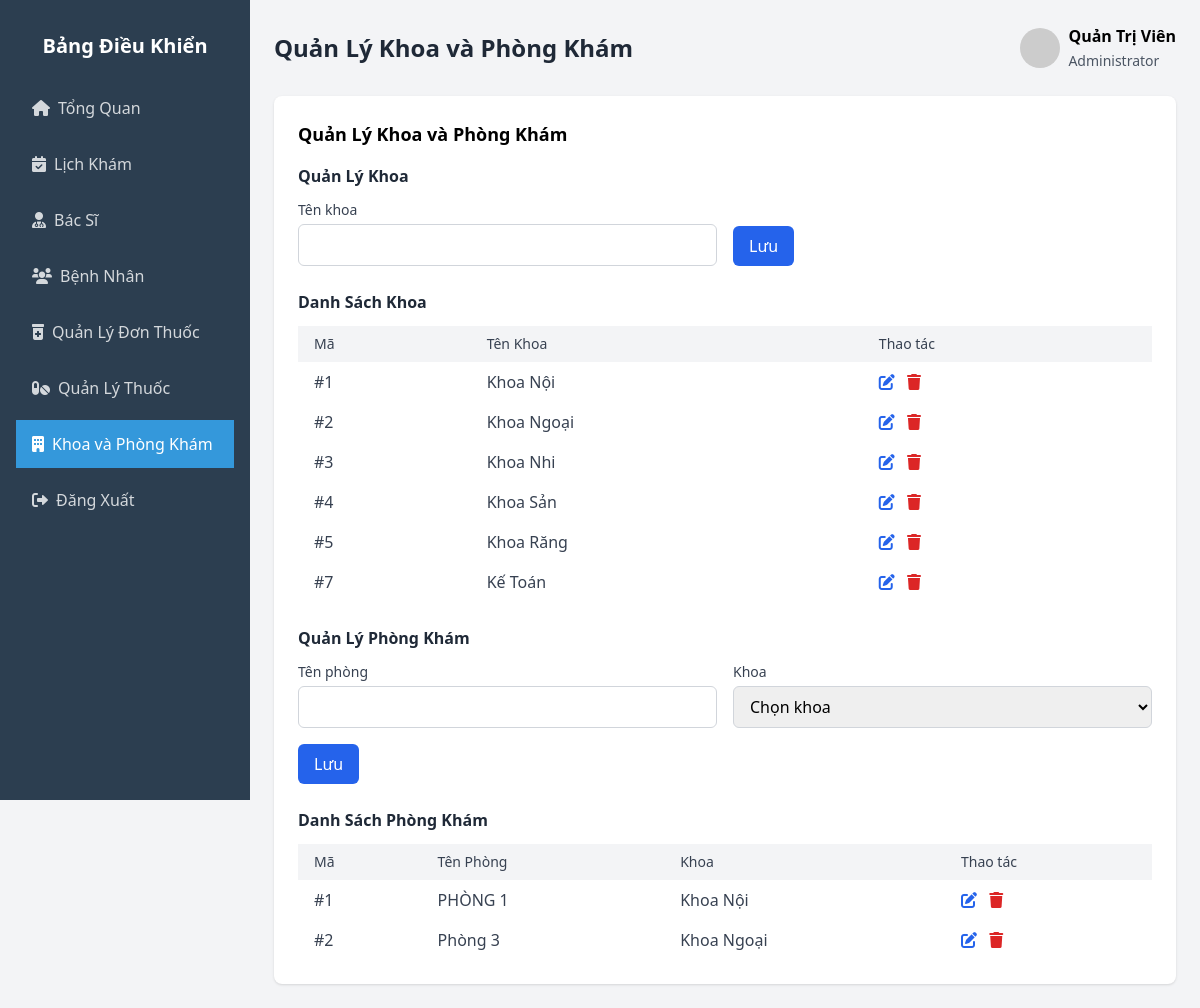
Page /admin/admin.php?page=manage_departments_rooms (signed in) on the committed database.
### tables this page shows
CREATE TABLE `departments` (
  `department_id` int(11) NOT NULL,
  `department_name` varchar(100) NOT NULL
);

CREATE TABLE `rooms` (
  `room_id` int(11) NOT NULL,
  `room_name` varchar(50) NOT NULL,
  `department_id` int(11) DEFAULT NULL
);

### admin/manage_departments_rooms.php (the view, shortened to what this page needs)
<?php
if (session_status() == PHP_SESSION_NONE) {
    session_start();
}require_once '../db.php';
try {
    $conn = new PDO("mysql:host=localhost;dbname=benhviensql", "root", "", [PDO::ATTR_ERRMODE => PDO::ERRMODE_EXCEPTION, PDO::MYSQL_ATTR_INIT_COMMAND => "SET NAMES utf8mb4"]);
} catch(PDOException $e) {
    http_response_code(500);
    echo json_encode(['error' => "Lỗi kết nối: " . $e->getMessage()]);
    exit();
}
try {
    $departments = $conn->query("SELECT * FROM departments")->fetchAll(PDO::FETCH_ASSOC);
    $rooms = $conn->query("SELECT r.*, d.department_name FROM rooms r LEFT JOIN departments d ON r.department_id = d.department_id")->fetchAll(PDO::FETCH_ASSOC);
} catch(PDOException $e) {
    $error_message = "Lỗi khi lấy dữ liệu: " . $e->getMessage();
}
?>
<div class="bg-white rounded-lg shadow p-6">
    <h3 class="text-lg font-bold mb-4">Quản Lý Khoa và Phòng Khám</h3>
    <div class="mb-6">
        <h4 class="text-base font-semibold mb-3 text-gray-800">Quản Lý Khoa</h4>
        <form id="departmentForm" class="grid grid-cols-1 md:grid-cols-2 gap-4">
            <div>
                <label for="department_name" class="block text-sm font-medium text-gray-700">Tên khoa</label>
                <input type="text" name="department_name" id="department_name" class="mt-1 block w-full px-3 py-2 border border-gray-300 rounded-md focus:outline-none focus:ring-2 focus:ring-blue-500" required>
            </div>
            <div class="flex items-end">
                <button type="submit" class="bg-blue-600 text-white px-4 py-2 rounded-md hover:bg-blue-700 transition">Lưu</button>
            </div>
        </form>
    </div>
    <div class="mb-6">
        <h4 class="text-base font-semibold mb-3 text-gray-800">Danh Sách Khoa</h4>
        <div class="overflow-x-auto">
            <table class="w-full">
                <thead class="bg-gray-100">
                    <tr>
                        <th class="px-4 py-2 text-left text-sm font-medium text-gray-700">Mã</th>
                        <th class="px-4 py-2 text-left text-sm font-medium text-gray-700">Tên Khoa</th>
                        <th class="px-4 py-2 text-left text-sm font-medium text-gray-700">Thao tác</th>
                    </tr>
                </thead>
                <tbody id="departmentTable">
                    <?php if (empty($departments)): ?>
                        <tr>
                            <td colspan="3" class="text-center py-4 text-gray-600">Không có khoa nào</td>
                        </tr>
                    <?php else: ?>
                        <?php foreach ($departments as $department): ?>
                            <tr id="department-<?php echo htmlspecialchars($department['department_id']); ?>">
                                <td class="px-4 py-2 text-gray-700">#<?php echo htmlspecialchars($department['department_id']); ?></td>
                                <td class="px-4 py-2 text-gray-700"><?php echo htmlspecialchars($department['department_name']); ?></td>
                                <td class="px-4 py-2">
                                    <button class="text-blue-600 hover:text-blue-800 mr-2 edit-department-btn" data-id="<?php echo htmlspecialchars($department['department_id']); ?>" data-name="<?php echo htmlspecialchars($department['department_name']); ?>">
                                        <i class="fas fa-edit"></i>
                                    </button>
                                    <button class="text-red-600 hover:text-red-800 delete-department-btn" data-id="<?php echo htmlspecialchars($department['department_id']); ?>" data-name="<?php echo htmlspecialchars($department['department_name']); ?>">
                                        <i class="fas fa-trash"></i>
                                    </button>
                                </td>
                            </tr>
                        <?php endforeach; ?>
                    <?php endif; ?>
                </tbody>
            </table>
        </div>
    </div>
    <div class="mb-6">
        <h4 class="text-base font-semibold mb-3 text-gray-800">Quản Lý Phòng Khám</h4>
        <form id="roomForm" class="grid grid-cols-1 md:grid-cols-2 gap-4">
            <div>
                <label for="room_name" class="block text-sm font-medium text-gray-700">Tên phòng</label>
                <input type="text" name="room_name" id="room_name" class="mt-1 block w-full px-3 py-2 border border-gray-300 rounded-md focus:outline-none focus:ring-2 focus:ring-blue-500" required>
            </div>
            <div>
                <label for="room_department_id" class="block text-sm font-medium text-gray-700">Khoa</label>
                <select name="department_id" id="room_department_id" class="mt-1 block w-full px-3 py-2 border border-gray-300 rounded-md focus:outline-none focus:ring-2 focus:ring-blue-500" required>
                    <option value="">Chọn khoa</option>
                </select>
            </div>
            <div class="flex items-end">
                <button type="submit" class="bg-blue-600 text-white px-4 py-2 rounded-md hover:bg-blue-700 transition">Lưu</button>
            </div>
        </form>
    </div>
    <div>
        <h4 class="text-base font-semibold mb-3 text-gray-800">Danh Sách Phòng Khám</h4>
        <div class="overflow-x-auto">
            <table class="w-full">
                <thead class="bg-gray-100">
                    <tr>
                        <th class="px-4 py-2 text-left text-sm font-medium text-gray-700">Mã</th>
                        <th class="px-4 py-2 text-left text-sm font-medium text-gray-700">Tên Phòng</th>
                        <th class="px-4 py-2 text-left text-sm font-medium text-gray-700">Khoa</th>
                        <th class="px-4 py-2 text-left text-sm font-medium text-gray-700">Thao tác</th>
                    </tr>
                </thead>
                <tbody id="roomTable">
                    <?php if (empty($rooms)): ?>
                        <tr>
                            <td colspan="4" class="text-center py-4 text-gray-600">Không có phòng nào</td>
                        </tr>
                    <?php else: ?>
                        <?php foreach ($rooms as $room): ?>
                            <tr id="room-<?php echo htmlspecialchars($room['room_id']); ?>">
                                <td class="px-4 py-2 text-gray-700">#<?php echo htmlspecialchars($room['room_id']); ?></td>
                                <td class="px-4 py-2 text-gray-700"><?php echo htmlspecialchars($room['room_name']); ?></td>
                                <td class="px-4 py-2 text-gray-700"><?php echo htmlspecialchars($room['department_name'] ?? 'N/A'); ?></td>
                                <td class="px-4 py-2">
                                    <button class="text-blue-600 hover:text-blue-800 mr-2 edit-room-btn" data-id="<?php echo htmlspecialchars($room['room_id']); ?>" data-name="<?php echo htmlspecialchars($room['room_name']); ?>">
                                        <i class="fas fa-edit"></i>
                                    </button>
                                    <button class="text-red-600 hover:text-red-800 delete-room-btn" data-id="<?php echo htmlspecialchars($room['room_id']); ?>" data-name="<?php echo htmlspecialchars($room['room_name']); ?>">
                                        <i class="fas fa-trash"></i>
                                    </button>
                                </td>
                            </tr>
                        <?php endforeach; ?>
                    <?php endif; ?>
                </tbody>
            </table>
        </div>
    </div>
</div>

### admin/admin.php (shortened to what this page needs)
<?php
require_once '../db.php';
$page = $_GET['page'] ?? 'overview';
try {
    $stmt = $conn->prepare("SELECT full_name, email FROM admins WHERE admin_id = :admin_id");
    $stmt->execute(['admin_id' => $_SESSION['admin_id']]);
    $admin = $stmt->fetch(PDO::FETCH_ASSOC);
    $admin_name = $admin['full_name'] ?? 'Quản Trị Viên';
} catch (PDOException $e) {
    die("Lỗi khi lấy dữ liệu: " . $e->getMessage());
}
?>
<!DOCTYPE html>
<html lang="vi">
<head>
    <script src="https://cdn.tailwindcss.com"></script>
    <link rel="stylesheet" href="https://cdnjs.cloudflare.com/ajax/libs/font-awesome/6.0.0/css/all.min.css">
</head>
<body class="bg-gray-100">
    <div class="sidebar">
        <div class="p-4">
            <h4 class="text-center text-xl font-bold mb-6">Bảng Điều Khiển</h4>
            <ul class="space-y-2">
                <li>
                    <a href="admin.php?page=overview" class="nav-link <?php echo $page === 'overview' ? 'active' : ''; ?>">
                        <i class="fas fa-home mr-2"></i> Tổng Quan
                    </a>
                </li>
                <li>
                    <a href="admin.php?page=appointments" class="nav-link <?php echo $page === 'appointments' ? 'active' : ''; ?>">
                        <i class="fas fa-calendar-check mr-2"></i> Lịch Khám
                    </a>
                </li>
                <li>
                    <a href="admin.php?page=doctors" class="nav-link <?php echo $page === 'doctors' ? 'active' : ''; ?>">
                        <i class="fas fa-user-md mr-2"></i> Bác Sĩ
                    </a>
                </li>
                <li>
                    <a href="admin.php?page=patients" class="nav-link <?php echo $page === 'patients' ? 'active' : ''; ?>">
                        <i class="fas fa-users mr-2"></i> Bệnh Nhân
                    </a>
                </li>
                <li>
                    <a href="admin.php?page=prescriptions" class="nav-link <?php echo $page === 'prescriptions' ? 'active' : ''; ?>">
                        <i class="fas fa-prescription-bottle-alt mr-2"></i> Quản Lý Đơn Thuốc
                    </a>
                </li>
                <li>
                    <a href="admin.php?page=medications" class="nav-link <?php echo $page === 'medications' ? 'active' : ''; ?>">
                        <i class="fas fa-pills mr-2"></i> Quản Lý Thuốc
                    </a>
                </li>
                <li>
                    <a href="admin.php?page=manage_departments_rooms" class="nav-link <?php echo $page === 'manage_departments_rooms' ? 'active' : ''; ?>">
                        <i class="fas fa-building mr-2"></i> Khoa và Phòng Khám
                    </a>
                </li>
                <li>
                    <a href="../logout.php" class="nav-link">
                        <i class="fas fa-sign-out-alt mr-2"></i> Đăng Xuất
                    </a>
                </li>
            </ul>
        </div>
    </div>
    <div class="main-content">
        <div class="flex justify-between items-center mb-6">
            <h2 class="text-2xl font-bold text-gray-800">
                <?php
                if ($page === 'overview') {
                    echo 'Tổng Quan';
                } elseif ($page === 'appointments') {
                    echo 'Lịch Khám';
                } elseif ($page === 'doctors') {
                    echo 'Quản Lý Bác Sĩ';
                } elseif ($page === 'patients') {
                    echo 'Quản Lý Bệnh Nhân';
                } elseif ($page === 'prescriptions') {
                    echo 'Quản Lý Đơn Thuốc';
                } elseif ($page === 'medications') {
                    echo 'Quản Lý Thuốc';
                } elseif ($page === 'manage_departments_rooms') {
                    echo 'Quản Lý Khoa và Phòng Khám';
                } else {
                    echo 'Tổng Quan';
                }
                ?>
            </h2>
            <div class="flex items-center space-x-4">
                <div class="flex items-center">
                    <img src="https://ui-avatars.com/api/?name=<?php echo urlencode($admin_name); ?>&background=3498db&color=fff"
                         alt="Admin Avatar"
                         class="w-10 h-10 rounded-full object-cover mr-2">
                    <div>
                        <span class="block font-bold"><?php echo htmlspecialchars($admin_name); ?></span>
                        <span class="text-sm text-gray-600">Administrator</span>
                    </div>
                </div>
            </div>
        </div>
        <?php
        if ($page === 'overview') {
        ?>
            <div class="grid grid-cols-1 md:grid-cols-4 gap-4 mb-6">
                <div class="stat-card bg-blue-600 text-white">
                    <i class="fas fa-calendar-check text-3xl mb-2"></i>
                    <h3 class="text-2xl font-bold"><?php echo htmlspecialchars($total_appointments); ?></h3>
                    <p class="mb-0">Tổng Lịch Hẹn</p>
                </div>
                <div class="stat-card bg-green-600 text-white">
                    <i class="fas fa-user-md text-3xl mb-2"></i>
                    <h3 class="text-2xl font-bold"><?php echo htmlspecialchars($total_doctors); ?></h3>
                    <p class="mb-0">Bác Sĩ Đang Làm Việc</p>
                </div>
                <div class="stat-card bg-teal-600 text-white">
                    <i class="fas fa-users text-3xl mb-2"></i>
                    <h3 class="text-2xl font-bold"><?php echo htmlspecialchars($total_patients); ?></h3>
                    <p class="mb-0">Tổng Bệnh Nhân</p>
                </div>
                <div class="stat-card bg-yellow-600 text-white">
                    <i class="fas fa-clock text-3xl mb-2"></i>
                    <h3 class="text-2xl font-bold"><?php echo htmlspecialchars($pending_appointments); ?></h3>
                    <p class="mb-0">Lịch Hẹn Đang Chờ</p>
                </div>
            </div>
            <div class="grid grid-cols-1 md:grid-cols-2 gap-6">
                <div class="bg-white rounded-lg shadow p-6">
                    <h3 class="text-lg font-bold mb-4">Phân Bố Trạng Thái Lịch Hẹn</h3>
                    <canvas id="appointmentStatusChart"></canvas>
                </div>
                <div class="bg-white rounded-lg shadow p-6">
                    <h3 class="text-lg font-bold mb-4">Phân Bố Giới Tính Bệnh Nhân</h3>
                    <canvas id="patientGenderChart"></canvas>
                </div>
                <div class="bg-white rounded-lg shadow p-6">
                    <h3 class="text-lg font-bold mb-4">Phân Bố Trạng Thái Đơn Thuốc</h3>
                    <canvas id="prescriptionStatusChart"></canvas>
                </div>
            </div>
        <?php
        } elseif ($page === 'doctors') {
            include 'doctors.php';
        } elseif ($page === 'appointments') {
            include 'appointments.php';
        } elseif ($page === 'patients') {
            include 'patients.php';
        } elseif ($page === 'prescriptions') {
            include 'prescriptions.php';
        } elseif ($page === 'medications') {
            include 'medications.php';
        } elseif ($page === 'manage_departments_rooms') {
            include 'manage_departments_rooms.php';
        } else {
            include 'overview.php';
        }
        ?>
    </div>
</body>
</html>

### admin/admin.php (style rules this page uses)
.sidebar { position: fixed; top: 0; left: 0; height: 100vh; width: 250px; background-color: #2c3e50; color: white; padding-top: 1rem; transition: transform 0.3s ease; z-index: 1000; }
.main-content { margin-left: 250px; padding: 1.5rem; transition: margin-left 0.3s ease; }
.nav-link { color: rgba(255, 255, 255, 0.8); padding: 0.75rem 1rem; display: flex; align-items: center; transition: all 0.2s; }
.nav-link.active { background-color: #3498db; color: white; }

### rows in the picture
departments: department_id "1", department_name "Khoa Nội"
departments: department_id "2", department_name "Khoa Ngoại"
departments: department_id "3", department_name "Khoa Nhi"
departments: department_id "4", department_name "Khoa Sản"
departments: department_id "5", department_name "Khoa Răng"
departments: department_id "7", department_name "Kế Toán"
rooms: room_id "1", room_name "PHÒNG 1", department.department_name "Khoa Nội"
rooms: room_id "2", room_name "Phòng 3", department.department_name "Khoa Ngoại"

### other values in the picture
$admin_name "Quản Trị Viên"
